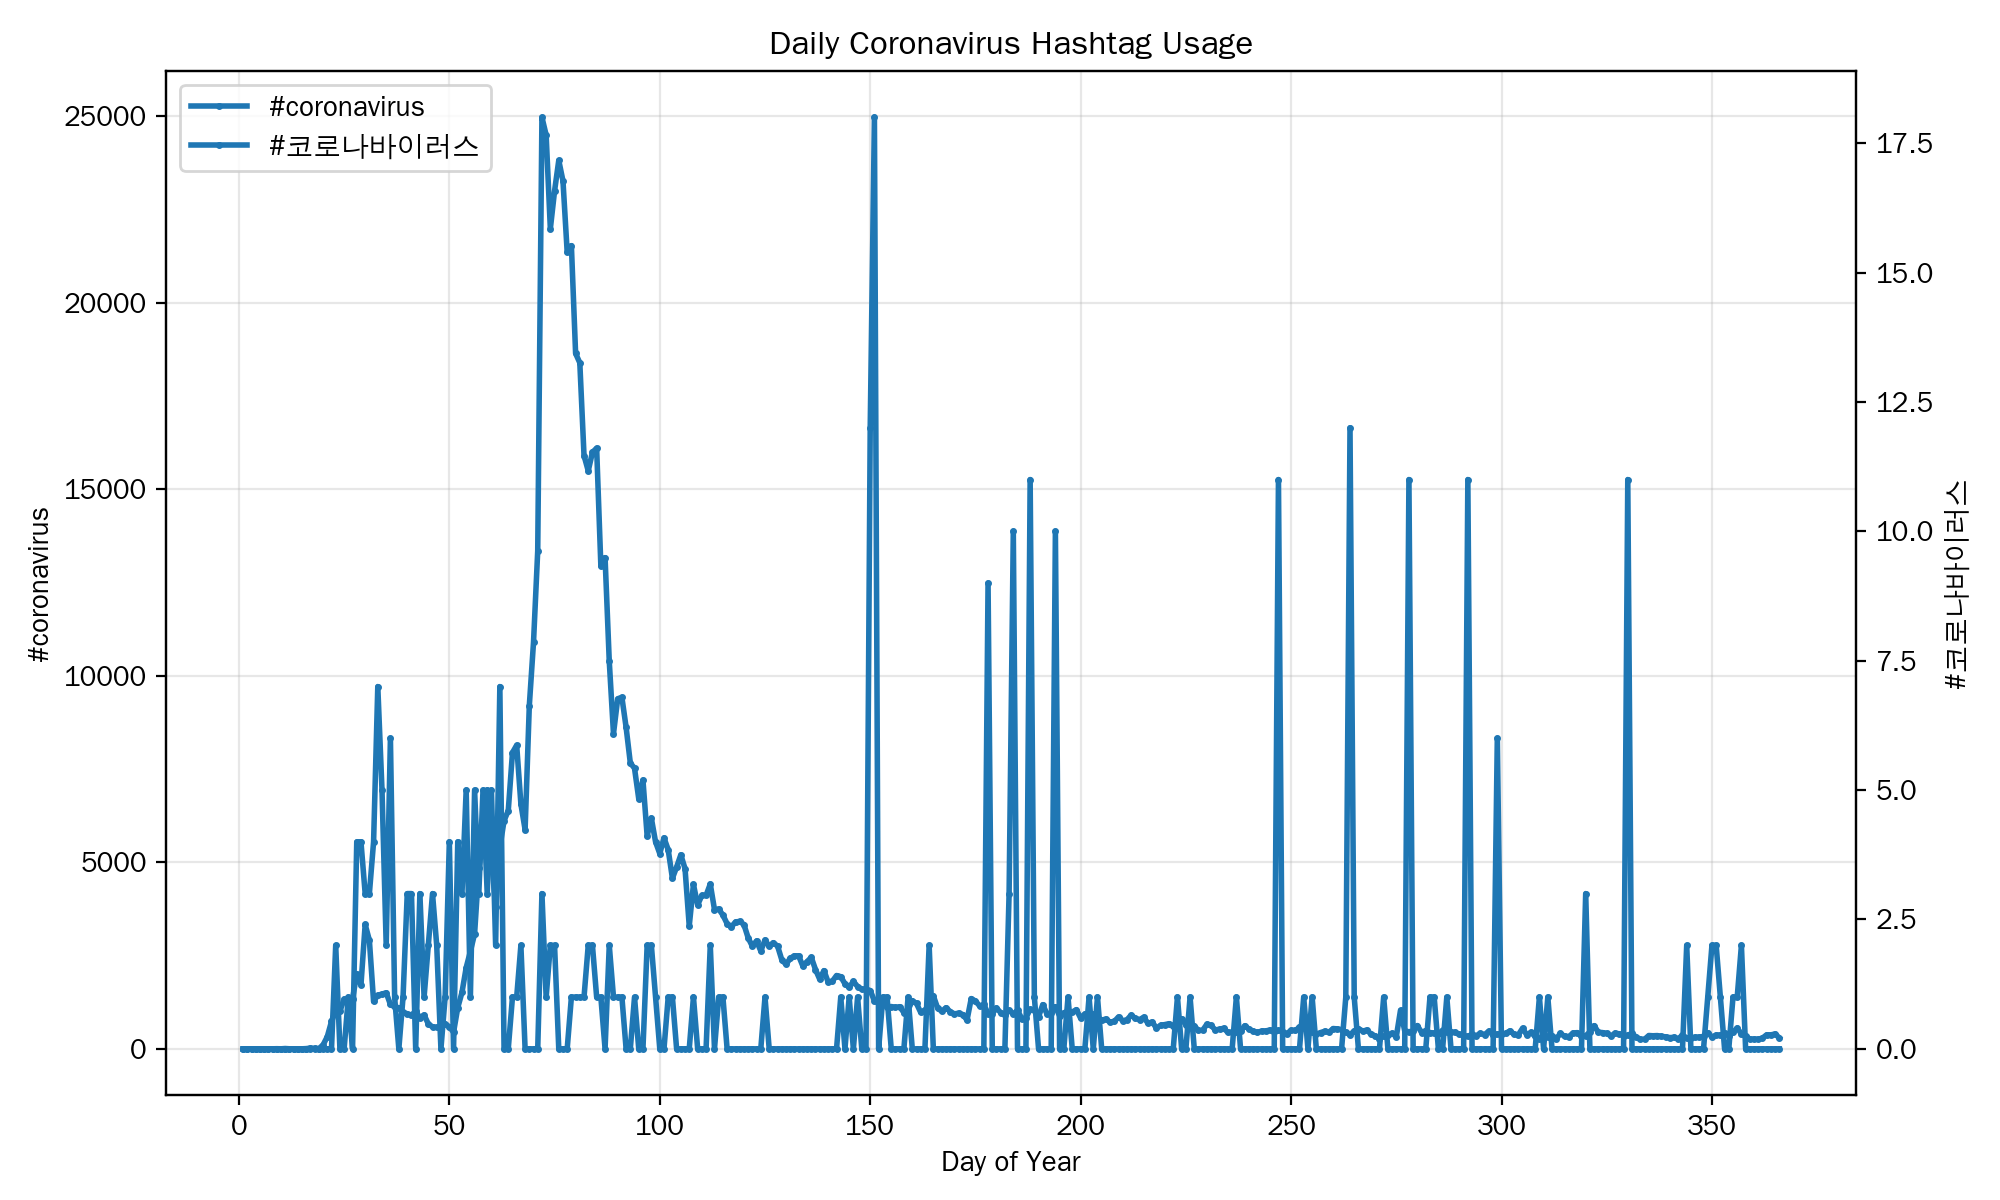

This chart was generated by the following Python code:
#!/usr/bin/env python3

import argparse
import glob
import json
import os
import datetime
import matplotlib.pyplot as plt

# command line arguments
parser = argparse.ArgumentParser()
parser.add_argument('--hashtags', nargs='+', required=True)
args = parser.parse_args()

# store daily counts for each hashtag
data = {hashtag: {} for hashtag in args.hashtags}

# scan through daily language output files
for path in sorted(glob.glob('outputs/*.lang')):
    filename = os.path.basename(path)

    if filename == 'total.lang':
        continue

    # extract date from filename
    date_part = filename.split('20-')[1].split('.zip')[0]
    month, day = map(int, date_part.split('-'))

    # convert date to day of year
    day_of_year = datetime.date(2020, month, day).timetuple().tm_yday

    # load daily counts
    with open(path) as f:
        counts = json.load(f)

    # record each hashtag's daily total
    for hashtag in args.hashtags:
        data[hashtag][day_of_year] = sum(
            counts.get(hashtag, {}).values()
        )

# use a font that supports Korean characters
plt.rcParams['font.family'] = ['UnDotum']

fig, ax1 = plt.subplots(figsize=(10, 6))

# first hashtag on left y-axis
hashtag1 = args.hashtags[0]
days1 = sorted(data[hashtag1])
values1 = [data[hashtag1][day] for day in days1]

ax1.plot(
    days1,
    values1,
    marker='.',
    markersize=3,
    linewidth=2,
    label=hashtag1
)

ax1.set_xlabel('Day of Year')
ax1.set_ylabel(hashtag1)

# second hashtag on right y-axis
if len(args.hashtags) > 1:
    hashtag2 = args.hashtags[1]
    days2 = sorted(data[hashtag2])
    values2 = [data[hashtag2][day] for day in days2]

    ax2 = ax1.twinx()

    ax2.plot(
        days2,
        values2,
        marker='.',
        markersize=3,
        linewidth=2,
        label=hashtag2
    )

    ax2.set_ylabel(hashtag2)

# title and grid
ax1.set_title('Daily Coronavirus Hashtag Usage')
ax1.grid(True, alpha=0.3)

# combine legends
lines1, labels1 = ax1.get_legend_handles_labels()

if len(args.hashtags) > 1:
    lines2, labels2 = ax2.get_legend_handles_labels()
    ax1.legend(lines1 + lines2, labels1 + labels2, loc='upper left')
else:
    ax1.legend()

plt.tight_layout()
plt.savefig('alternative_reduce.png', dpi=200)
plt.close()
